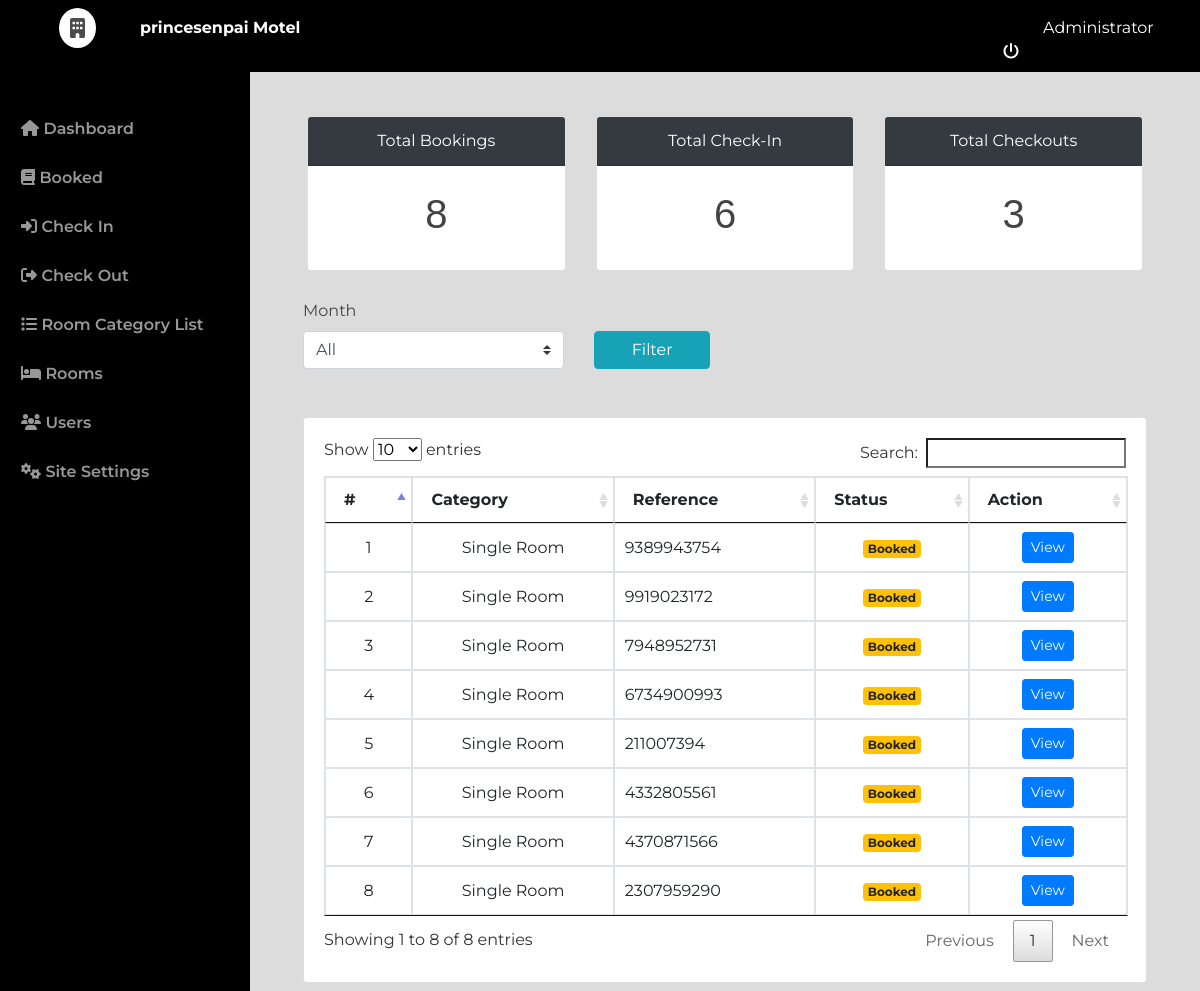
/admin/index.php (signed in), run on the app's committed database.
### tables this page shows
CREATE TABLE `book_record`(
  `id` int(30) NOT NULL,
  `ref_no` varchar(100) NOT NULL,
  `room_id` int(30) NOT NULL,
  `name` text NOT NULL,
  `email` varchar(255) NOT NULL,
  `contact_no` varchar(20) NOT NULL,
  `date_in` datetime NOT NULL,
  `date_out` datetime NOT NULL,
  `payment_Method` varchar(255) NOT NULL,
  `booked_cid` int(30) NOT NULL,
  `status` tinyint(1) NOT NULL DEFAULT 0 COMMENT '0 = pending, 1=checked in , 2 = checked out',
  `date_updated` datetime NOT NULL DEFAULT current_timestamp() ON UPDATE current_timestamp()
);

CREATE TABLE `room_categories` (
  `id` int(30) NOT NULL,
  `name` text NOT NULL,
  `price` float NOT NULL,
  `cover_img` text NOT NULL
);

### admin/home.php (the view, shortened to what this page needs)
<?php include 'db_connect.php';?>
<div class="container-fluid mt-5" >
	<div class="col-lg-12">
		<div class="row">
			<div class="col-md-12">
				<form action="" id="check-monthly-booking">
					<div class="card-deck m-1">
					    <div class="card">
							<div class="card-header bg-dark text-white text-center">
								Total Bookings
								</div>
								<br>
								<div class="row justify-content-center mb-4">
									<?php
										$checked = $conn->query("SELECT count(*) FROM book_record");
										while ($row = $checked->fetch_array()):
											$count = $row[0];
											echo "<h1>" . $count . "<h1>";
										endwhile;?>
							   </div>
						</div>
						<div class="card">
							<div class="card-header bg-dark text-white text-center">
								  Total Check-In
								</div>
								<br>
								<div class="row justify-content-center mb-4">
									<?php
										$checked = $conn->query("SELECT count(*) FROM checked WHERE status = 1  order by id asc ");
										while ($row = $checked->fetch_array()):
											$count = $row[0];
											echo "<h1>" . $count . "<h1>";
										endwhile;?>
							   </div>
						</div>
						<div class="card">
							<div class="card-header bg-dark text-white text-center">
								Total Checkouts
							</div>
							<br>
							<div class="row justify-content-center mb-4">
								<?php
										$checked = $conn->query("SELECT count(*) FROM checked WHERE status = 2  order by id asc ");
										while ($row = $checked->fetch_array()):
											$count = $row[0];
											echo "<h1>" . $count . "<h1>";
										endwhile;?>
							</div>
						</div>
					</div>
				</form>
				<br>
				<div class="col-md-12">
				<form id="filter">
					<div class="row">
						<div class=" col-md-4">
							<label class="control-label">Month</label>
							<select class="custom-select browser-default" name="category_id">
								<option value="all" <?php echo isset($_GET['category_id']) && $_GET['category_id'] == 'all' ? 'selected' : '' ?>>All</option>
							</select>
						</div>
						<div class="col-md-2">
							<label for="" class="control-label">&nbsp</label>
							<button class="btn btn-block btn-info">Filter</button>
						</div>
					</div>
				</form>
			</div>
			<?php
			$cat = $conn->query("SELECT * FROM room_categories");
			$cat_arr = array();
			while ($row = $cat->fetch_assoc()) {
				$cat_arr[$row['id']] = $row;
			}
			?>
			<div class="container-fluid">
				<div class=" mt-5">
					<div class="row mt-3">
						<div class="col-md-12">
							<div class="card">
								<div class="card-body">
									<table class="table table-bordered">
										<thead>
											<th>#</th>
											<th>Category</th>
											<th>Reference</th>
											<th>Status</th>
											<th>Action</th>
										</thead>
										<tbody>
											<?php
												$i = 1;
												$cats = $conn->query("SELECT * FROM book_record order by id asc");
												while ($row = $cats->fetch_assoc()):
												?>
											<tr>
												<td class="text-center"><?php echo $i++ ?></td>
												<td class="text-center"><?php echo $cat_arr[$row['booked_cid']]['name'] ?></td>
												<td class=""><?php echo $row['ref_no'] ?></td>
													<td class="text-center"><span class="badge badge-warning">Booked</span></td>
												<td class="text-center">
														<button class="btn btn-sm btn-primary check_out" type="button" data-id="<?php echo $row['id'] ?>">View</button>
												</td>
											</tr>
											<?php endwhile;?>
										</tbody>
								</table>
							</div>
						</div>
					</div>
				</div>
			</div>
			</div>
	</div>
</div>

### admin/assets/css/style.css (style rules this page uses)
body,html { font-family: 'Montserrat'; color: #444444; }
h1, h2, h3, h4, h5, h6 { font-family: "Raleway", sans-serif; }

### admin/index.php (style rules this page uses)
body { background: #80808045; font-family: 'Montserrat'; color: #444444; }

### admin/home.php (style rules this page uses)
td { vertical-align: middle !important; }

### data on the page
book_record: booked_cid.name "Single Room", ref_no "9389943754"
book_record: booked_cid.name "Single Room", ref_no "9919023172"
book_record: booked_cid.name "Single Room", ref_no "7948952731"
book_record: booked_cid.name "Single Room", ref_no "6734900993"
book_record: booked_cid.name "Single Room", ref_no "211007394"
book_record: booked_cid.name "Single Room", ref_no "4332805561"
book_record: booked_cid.name "Single Room", ref_no "4370871566"
book_record: booked_cid.name "Single Room", ref_no "2307959290"

### other printed values
$_SESSION['setting_hotel_name'] "princesenpai Motel"
$_SESSION['login_name'] "Administrator"
$count "8"
$count "6"
$count "3"
